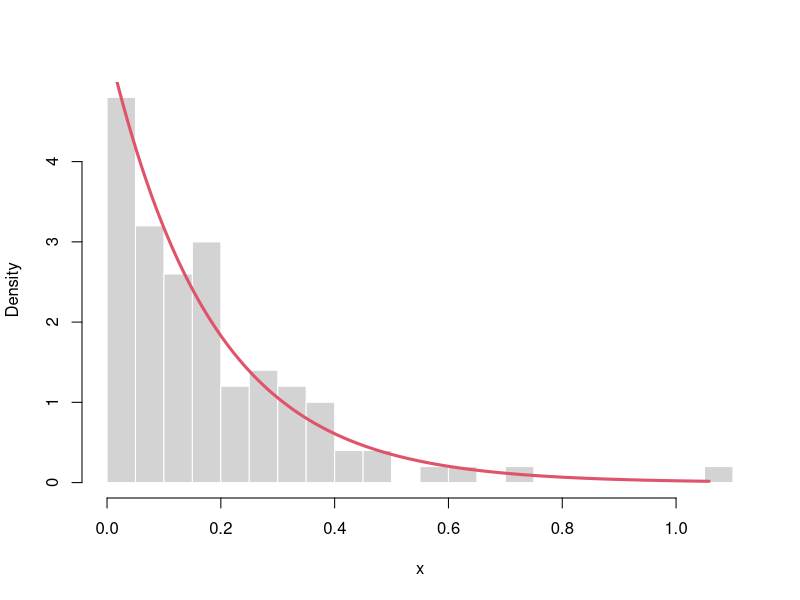
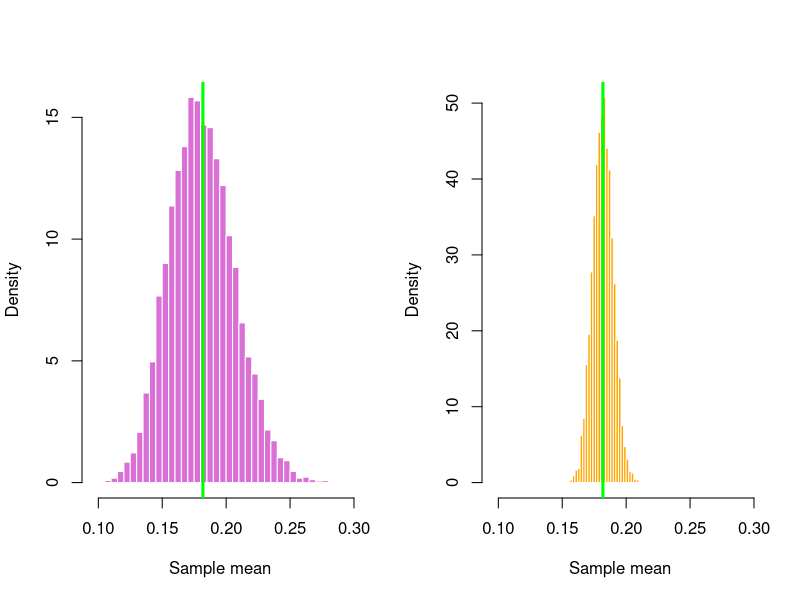

Reproduce these figures in R, in order.
pdf("images/chapter_4/CLTexp.pdf", width=5, height=5)
set.seed(230630)
n <- 100
samp <- rexp(n, 5.5)
hist(samp, freq = F, breaks=20,main="", xlab="x", border="white")
xs <- seq(0, max(samp), length=1000)
lines(xs, dexp(xs,5.5), lwd=3, col=2) # show the true distribution
dev.off()

## 10000 iterations - show the distribution of the sample means:
pdf("images/chapter_4/CLTexp2.pdf", width=8, height=5)
n <- 50
allMeans <- rep(0, 10000)   # (@\wingding{1}@)
for (i in 1:10000) {
  samp <- rexp(n,5.5)
  allMeans[i] <- mean(samp) # (@\wingding{2}@)
}
par(mfrow=c(1,2))
m <- min(allMeans)
M <- max(allMeans)
hist(allMeans, freq = F, breaks=40, xlim=c(m, M), main="", xlab="Sample mean", border="white", col="orchid")
abline(v=1/5.5, lwd=3, col="green")

## Repeat, this time with a larger sample size:
## 10000 iterations - show the distribution of the sample means:
n <- 500
allMeans <- rep(0, 10000)
for (i in 1:10000) {
  samp <- rexp(n,5.5)
  allMeans[i] <- mean(samp)
}
hist(allMeans, freq = F, breaks=40, xlim=c(m, M), main="", xlab="Sample mean", border="white", col="orange")
abline(v=1/5.5, lwd=3, col="green")
par(mfrow=c(1,1))
dev.off()

